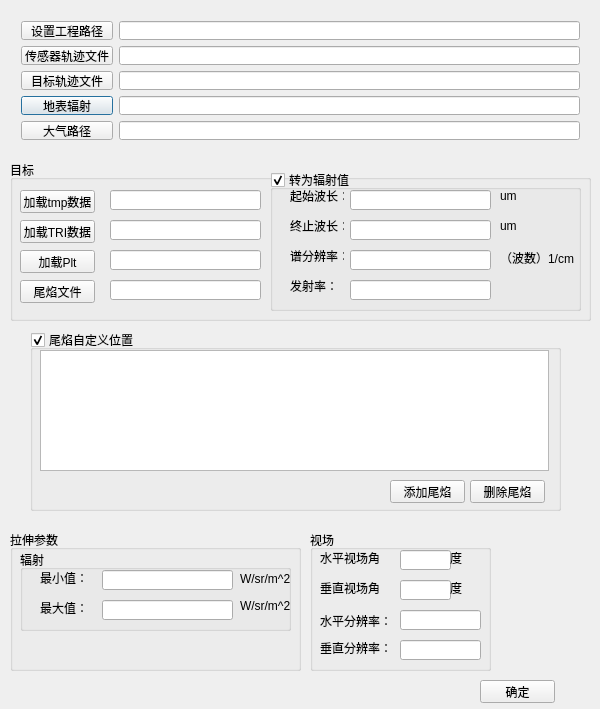
<?xml version="1.0" encoding="UTF-8"?>
<ui version="4.0">
 <class>NewProjectDlg</class>
 <widget class="QDialog" name="NewProjectDlg">
  <property name="geometry">
   <rect>
    <x>0</x>
    <y>0</y>
    <width>600</width>
    <height>709</height>
   </rect>
  </property>
  <property name="windowTitle">
   <string>创建工程</string>
  </property>
  <widget class="QWidget" name="gridLayoutWidget">
   <property name="geometry">
    <rect>
     <x>10</x>
     <y>10</y>
     <width>581</width>
     <height>141</height>
    </rect>
   </property>
   <layout class="QGridLayout" name="gridLayout">
    <item row="0" column="1">
     <widget class="QLineEdit" name="lineEdit_ProjectPath"/>
    </item>
    <item row="3" column="0">
     <widget class="QPushButton" name="pushButton_EarthRadio">
      <property name="text">
       <string>地表辐射</string>
      </property>
     </widget>
    </item>
    <item row="0" column="0">
     <widget class="QPushButton" name="pushButton_ProjectPath">
      <property name="text">
       <string>设置工程路径</string>
      </property>
     </widget>
    </item>
    <item row="1" column="0">
     <widget class="QPushButton" name="pushButton_CameraPath">
      <property name="text">
       <string>传感器轨迹文件</string>
      </property>
     </widget>
    </item>
    <item row="2" column="0">
     <widget class="QPushButton" name="pushButton_TargetPath">
      <property name="text">
       <string>目标轨迹文件</string>
      </property>
     </widget>
    </item>
    <item row="1" column="1">
     <widget class="QLineEdit" name="lineEdit_CameraTrack"/>
    </item>
    <item row="2" column="1">
     <widget class="QLineEdit" name="lineEdit_TargetTrack"/>
    </item>
    <item row="3" column="1">
     <widget class="QLineEdit" name="lineEdit_EarthRadio"/>
    </item>
    <item row="4" column="0">
     <widget class="QPushButton" name="pushButton_AirDir">
      <property name="text">
       <string>大气路径</string>
      </property>
     </widget>
    </item>
    <item row="4" column="1">
     <widget class="QLineEdit" name="lineEdit_AirDir"/>
    </item>
   </layout>
  </widget>
  <widget class="QGroupBox" name="groupBox_2">
   <property name="geometry">
    <rect>
     <x>310</x>
     <y>530</y>
     <width>181</width>
     <height>141</height>
    </rect>
   </property>
   <property name="title">
    <string>视场</string>
   </property>
   <widget class="QLabel" name="label">
    <property name="geometry">
     <rect>
      <x>10</x>
      <y>20</y>
      <width>71</width>
      <height>16</height>
     </rect>
    </property>
    <property name="text">
     <string>水平视场角</string>
    </property>
   </widget>
   <widget class="QLabel" name="label_2">
    <property name="geometry">
     <rect>
      <x>10</x>
      <y>50</y>
      <width>71</width>
      <height>16</height>
     </rect>
    </property>
    <property name="text">
     <string>垂直视场角</string>
    </property>
   </widget>
   <widget class="QLineEdit" name="lineEdit_HorVPCur">
    <property name="geometry">
     <rect>
      <x>90</x>
      <y>20</y>
      <width>51</width>
      <height>20</height>
     </rect>
    </property>
   </widget>
   <widget class="QLineEdit" name="lineEdit_VerVPCur">
    <property name="geometry">
     <rect>
      <x>90</x>
      <y>50</y>
      <width>51</width>
      <height>20</height>
     </rect>
    </property>
   </widget>
   <widget class="QLabel" name="label_8">
    <property name="geometry">
     <rect>
      <x>140</x>
      <y>20</y>
      <width>21</width>
      <height>16</height>
     </rect>
    </property>
    <property name="text">
     <string>度</string>
    </property>
   </widget>
   <widget class="QLabel" name="label_9">
    <property name="geometry">
     <rect>
      <x>140</x>
      <y>50</y>
      <width>54</width>
      <height>16</height>
     </rect>
    </property>
    <property name="text">
     <string>度</string>
    </property>
   </widget>
   <widget class="QLineEdit" name="lineEdit_VerRes">
    <property name="geometry">
     <rect>
      <x>90</x>
      <y>110</y>
      <width>81</width>
      <height>20</height>
     </rect>
    </property>
   </widget>
   <widget class="QLineEdit" name="lineEdit_HorRes">
    <property name="geometry">
     <rect>
      <x>90</x>
      <y>80</y>
      <width>81</width>
      <height>20</height>
     </rect>
    </property>
   </widget>
   <widget class="QLabel" name="label_26">
    <property name="geometry">
     <rect>
      <x>10</x>
      <y>110</y>
      <width>71</width>
      <height>16</height>
     </rect>
    </property>
    <property name="text">
     <string>垂直分辨率：</string>
    </property>
   </widget>
   <widget class="QLabel" name="label_25">
    <property name="geometry">
     <rect>
      <x>10</x>
      <y>80</y>
      <width>71</width>
      <height>21</height>
     </rect>
    </property>
    <property name="text">
     <string>水平分辨率：</string>
    </property>
   </widget>
  </widget>
  <widget class="QGroupBox" name="groupBox_3">
   <property name="geometry">
    <rect>
     <x>10</x>
     <y>530</y>
     <width>291</width>
     <height>141</height>
    </rect>
   </property>
   <property name="title">
    <string>拉伸参数</string>
   </property>
   <widget class="QGroupBox" name="groupBox_4">
    <property name="geometry">
     <rect>
      <x>10</x>
      <y>20</y>
      <width>271</width>
      <height>81</height>
     </rect>
    </property>
    <property name="title">
     <string>辐射</string>
    </property>
    <widget class="QLabel" name="label_3">
     <property name="geometry">
      <rect>
       <x>20</x>
       <y>20</y>
       <width>71</width>
       <height>16</height>
      </rect>
     </property>
     <property name="text">
      <string>最小值：</string>
     </property>
    </widget>
    <widget class="QLineEdit" name="lineEdit_RadioMax">
     <property name="geometry">
      <rect>
       <x>82</x>
       <y>50</y>
       <width>131</width>
       <height>20</height>
      </rect>
     </property>
    </widget>
    <widget class="QLineEdit" name="lineEdit_RadioMin">
     <property name="geometry">
      <rect>
       <x>82</x>
       <y>20</y>
       <width>131</width>
       <height>20</height>
      </rect>
     </property>
    </widget>
    <widget class="QLabel" name="label_4">
     <property name="geometry">
      <rect>
       <x>20</x>
       <y>50</y>
       <width>71</width>
       <height>16</height>
      </rect>
     </property>
     <property name="text">
      <string>最大值：</string>
     </property>
    </widget>
    <widget class="QLabel" name="label_5">
     <property name="geometry">
      <rect>
       <x>220</x>
       <y>20</y>
       <width>51</width>
       <height>31</height>
      </rect>
     </property>
     <property name="text">
      <string>W/sr/m^2
</string>
     </property>
    </widget>
    <widget class="QLabel" name="label_6">
     <property name="geometry">
      <rect>
       <x>220</x>
       <y>50</y>
       <width>54</width>
       <height>12</height>
      </rect>
     </property>
     <property name="text">
      <string>W/sr/m^2
</string>
     </property>
    </widget>
   </widget>
  </widget>
  <widget class="QPushButton" name="pushButton_OK">
   <property name="geometry">
    <rect>
     <x>480</x>
     <y>680</y>
     <width>75</width>
     <height>23</height>
    </rect>
   </property>
   <property name="text">
    <string>确定</string>
   </property>
  </widget>
  <widget class="QGroupBox" name="groupBox">
   <property name="geometry">
    <rect>
     <x>10</x>
     <y>160</y>
     <width>581</width>
     <height>161</height>
    </rect>
   </property>
   <property name="title">
    <string>目标</string>
   </property>
   <widget class="QGroupBox" name="groupBox_ToRadio">
    <property name="geometry">
     <rect>
      <x>260</x>
      <y>10</y>
      <width>311</width>
      <height>141</height>
     </rect>
    </property>
    <property name="title">
     <string>转为辐射值</string>
    </property>
    <property name="checkable">
     <bool>true</bool>
    </property>
    <widget class="QLabel" name="label_13">
     <property name="geometry">
      <rect>
       <x>20</x>
       <y>20</y>
       <width>54</width>
       <height>12</height>
      </rect>
     </property>
     <property name="text">
      <string>起始波长：</string>
     </property>
    </widget>
    <widget class="QLabel" name="label_14">
     <property name="geometry">
      <rect>
       <x>20</x>
       <y>50</y>
       <width>54</width>
       <height>12</height>
      </rect>
     </property>
     <property name="text">
      <string>终止波长：</string>
     </property>
    </widget>
    <widget class="QLabel" name="label_15">
     <property name="geometry">
      <rect>
       <x>20</x>
       <y>80</y>
       <width>54</width>
       <height>12</height>
      </rect>
     </property>
     <property name="text">
      <string>谱分辨率：</string>
     </property>
    </widget>
    <widget class="QLabel" name="label_16">
     <property name="geometry">
      <rect>
       <x>20</x>
       <y>110</y>
       <width>54</width>
       <height>12</height>
      </rect>
     </property>
     <property name="text">
      <string>发射率：</string>
     </property>
    </widget>
    <widget class="QLineEdit" name="lineEdit_start">
     <property name="geometry">
      <rect>
       <x>80</x>
       <y>20</y>
       <width>141</width>
       <height>20</height>
      </rect>
     </property>
    </widget>
    <widget class="QLineEdit" name="lineEdit_End">
     <property name="geometry">
      <rect>
       <x>80</x>
       <y>50</y>
       <width>141</width>
       <height>20</height>
      </rect>
     </property>
    </widget>
    <widget class="QLineEdit" name="lineEdit_fen">
     <property name="geometry">
      <rect>
       <x>80</x>
       <y>80</y>
       <width>141</width>
       <height>20</height>
      </rect>
     </property>
    </widget>
    <widget class="QLineEdit" name="lineEdit_fa">
     <property name="geometry">
      <rect>
       <x>80</x>
       <y>110</y>
       <width>141</width>
       <height>20</height>
      </rect>
     </property>
    </widget>
    <widget class="QLabel" name="label_17">
     <property name="geometry">
      <rect>
       <x>230</x>
       <y>20</y>
       <width>54</width>
       <height>12</height>
      </rect>
     </property>
     <property name="text">
      <string>um</string>
     </property>
    </widget>
    <widget class="QLabel" name="label_18">
     <property name="geometry">
      <rect>
       <x>230</x>
       <y>50</y>
       <width>54</width>
       <height>12</height>
      </rect>
     </property>
     <property name="text">
      <string>um</string>
     </property>
    </widget>
    <widget class="QLabel" name="label_19">
     <property name="geometry">
      <rect>
       <x>230</x>
       <y>80</y>
       <width>81</width>
       <height>16</height>
      </rect>
     </property>
     <property name="text">
      <string>（波数）1/cm</string>
     </property>
    </widget>
   </widget>
   <widget class="QPushButton" name="pushButton_TRI">
    <property name="geometry">
     <rect>
      <x>10</x>
      <y>60</y>
      <width>75</width>
      <height>23</height>
     </rect>
    </property>
    <property name="text">
     <string>加载TRI数据</string>
    </property>
   </widget>
   <widget class="QPushButton" name="pushButton_tmp">
    <property name="geometry">
     <rect>
      <x>10</x>
      <y>30</y>
      <width>75</width>
      <height>23</height>
     </rect>
    </property>
    <property name="text">
     <string>加载tmp数据</string>
    </property>
   </widget>
   <widget class="QPushButton" name="pushButton_LoadJet">
    <property name="geometry">
     <rect>
      <x>10</x>
      <y>120</y>
      <width>75</width>
      <height>23</height>
     </rect>
    </property>
    <property name="text">
     <string>尾焰文件</string>
    </property>
   </widget>
   <widget class="QLineEdit" name="lineEdit_tmp">
    <property name="geometry">
     <rect>
      <x>100</x>
      <y>30</y>
      <width>151</width>
      <height>20</height>
     </rect>
    </property>
   </widget>
   <widget class="QLineEdit" name="lineEdit_TRI">
    <property name="geometry">
     <rect>
      <x>100</x>
      <y>60</y>
      <width>151</width>
      <height>20</height>
     </rect>
    </property>
   </widget>
   <widget class="QLineEdit" name="lineEdit_LoadJet">
    <property name="geometry">
     <rect>
      <x>100</x>
      <y>120</y>
      <width>151</width>
      <height>20</height>
     </rect>
    </property>
   </widget>
   <widget class="QPushButton" name="pushButton_Plt">
    <property name="geometry">
     <rect>
      <x>10</x>
      <y>90</y>
      <width>75</width>
      <height>23</height>
     </rect>
    </property>
    <property name="text">
     <string>加载Plt</string>
    </property>
   </widget>
   <widget class="QLineEdit" name="lineEdit_Plt">
    <property name="geometry">
     <rect>
      <x>100</x>
      <y>90</y>
      <width>151</width>
      <height>20</height>
     </rect>
    </property>
   </widget>
  </widget>
  <widget class="QGroupBox" name="groupBox_CustomJet">
   <property name="geometry">
    <rect>
     <x>30</x>
     <y>330</y>
     <width>531</width>
     <height>181</height>
    </rect>
   </property>
   <property name="title">
    <string>尾焰自定义位置</string>
   </property>
   <property name="checkable">
    <bool>true</bool>
   </property>
   <widget class="QPushButton" name="pushButton_RemoveJet">
    <property name="geometry">
     <rect>
      <x>440</x>
      <y>150</y>
      <width>75</width>
      <height>23</height>
     </rect>
    </property>
    <property name="text">
     <string>删除尾焰</string>
    </property>
   </widget>
   <widget class="QPushButton" name="pushButton_AddJet">
    <property name="geometry">
     <rect>
      <x>360</x>
      <y>150</y>
      <width>75</width>
      <height>23</height>
     </rect>
    </property>
    <property name="text">
     <string>添加尾焰</string>
    </property>
   </widget>
   <widget class="QTableWidget" name="tableWidget_JetPara">
    <property name="geometry">
     <rect>
      <x>10</x>
      <y>20</y>
      <width>509</width>
      <height>121</height>
     </rect>
    </property>
   </widget>
  </widget>
 </widget>
 <layoutdefault spacing="6" margin="11"/>
 <resources/>
 <connections/>
</ui>
